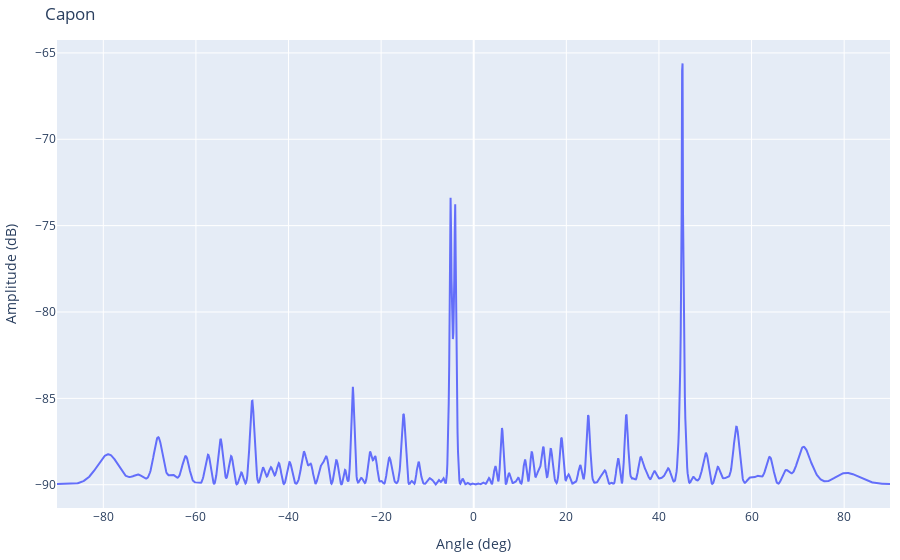

The cell this chart's notebook holds for it:
### Code cell
fig = go.Figure()

fig.add_trace(go.Scatter(x=scan_angle,
                         y=ps_capon,
                         name='Pseudo Spectrum')
              )

fig.update_layout(
    title='Capon',
    yaxis=dict(title='Amplitude (dB)'),
    xaxis=dict(title='Angle (deg)'),
    margin=dict(l=10, r=10, b=10, t=40),
)
fig.show()

### Figure 1 — Plotly figure (JSON) as saved in the notebook; plotly's stock layout.template omitted (floating-point values rounded to 4 significant figures; data arrays with more than 128 entries replaced by an {"elided": "..."} marker saying what was removed)
{"data": [{"name": "Pseudo Spectrum", "type": "scatter", "x": {"elided": "1800 float values"}, "y": {"elided": "1800 float values"}}], "layout": {"margin": {"b": 10, "l": 10, "r": 10, "t": 40}, "title": {"text": "Capon"}, "xaxis": {"title": {"text": "Angle (deg)"}}, "yaxis": {"title": {"text": "Amplitude (dB)"}}}}
